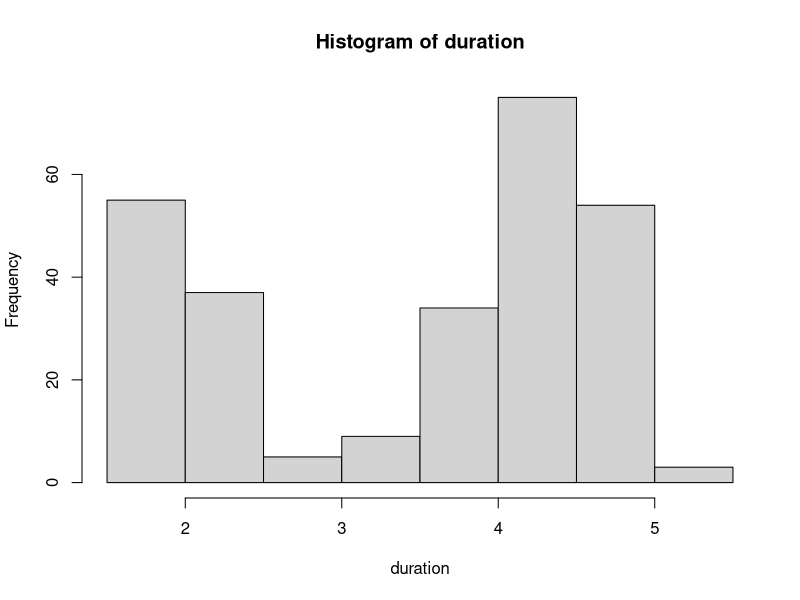
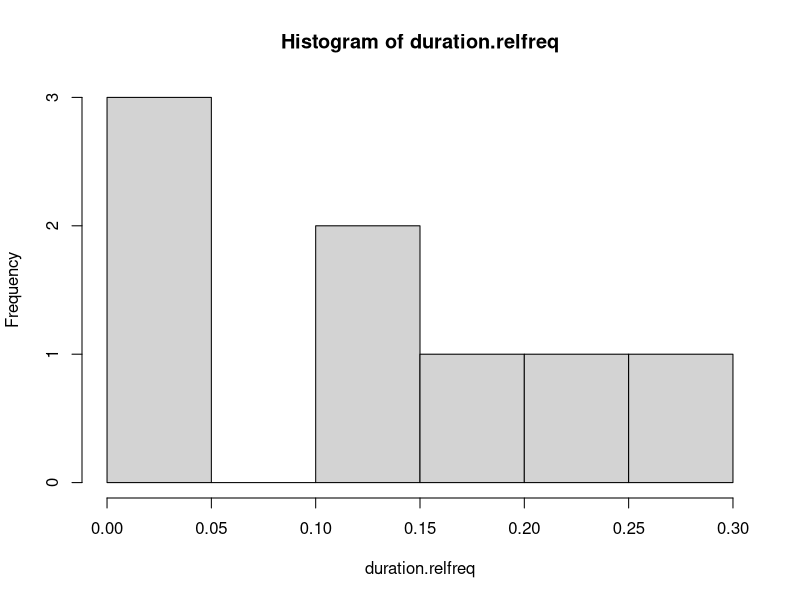
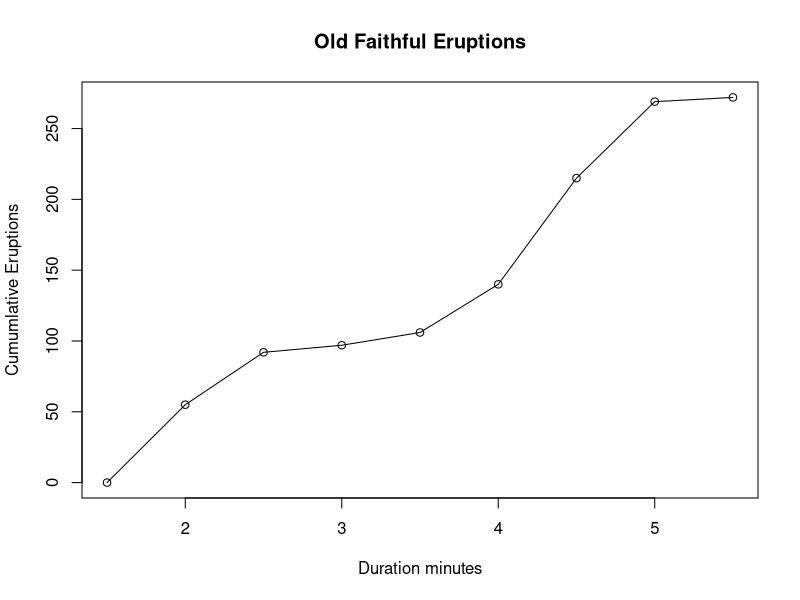
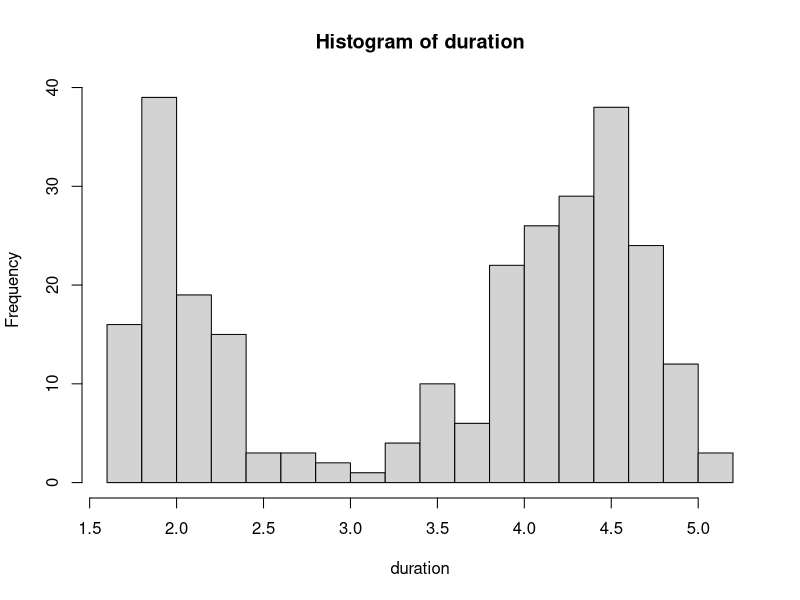
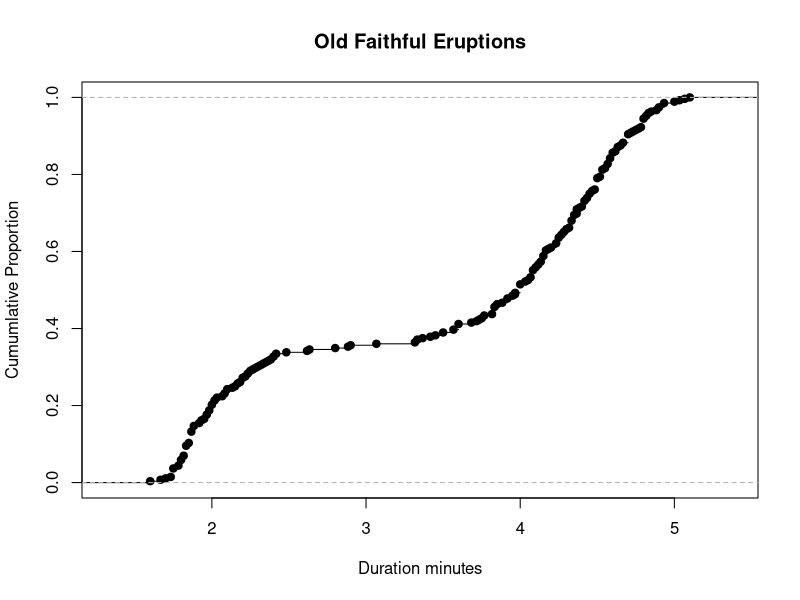
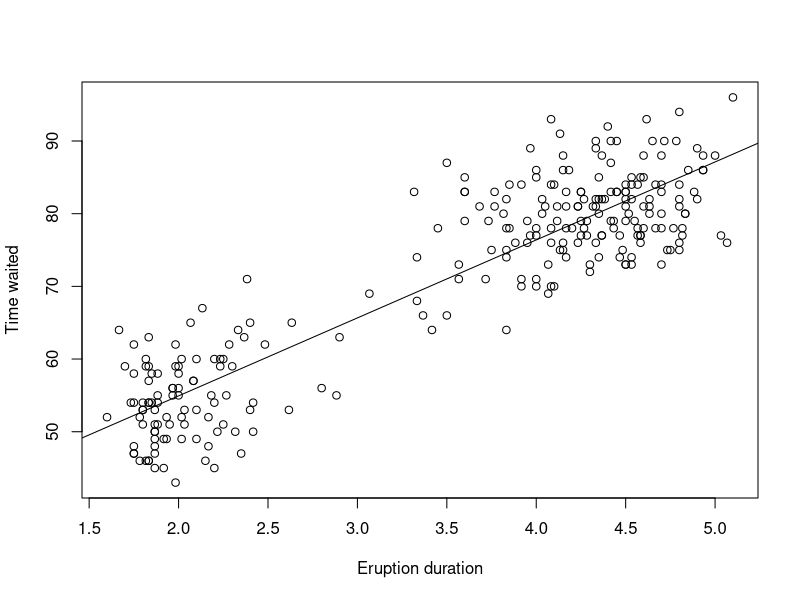

The R script that drew these images, in order:
head(faithful)
duration = faithful$eruptions
range(duration)
breaks = seq(1.5, 5.5, by=0.5)
breaks
duration.cut = cut(duration, breaks, right=TRUE)
duration.freq = table(duration.cut)
duration.freq

hist(duration)
duration.relfreq = duration.freq / nrow(faithful)
hist(duration.relfreq)

duration.cumfreq = cumsum(duration.freq)
duration.cumfreq
cumfreq0 = c(0, cumsum(duration.freq))

plot(breaks, cumfreq0,main="Old Faithful Eruptions",xlab="Duration minutes",ylab="Cumumlative Eruptions")
lines(breaks, cumfreq0)


hist(duration,breaks=24)




Fn = ecdf(duration)
plot(Fn,main="Old Faithful Eruptions",xlab="Duration minutes",ylab="Cumumlative Proportion")

stem(duration)

waiting = faithful$waiting
plot(duration, waiting,xlab="Eruption duration",ylab="Time waited")
abline(lm(waiting ~ duration))


